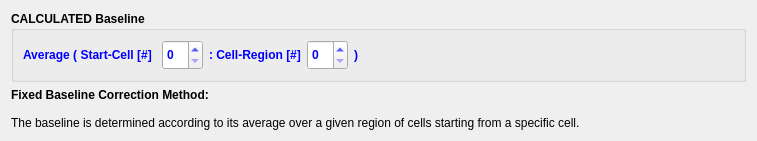
                        <widget class="QWidget" name="page">
                         <layout class="QVBoxLayout" name="verticalLayout_45">
                          <item>
                           <widget class="QGroupBox" name="groupBox_14">
                            <property name="font">
                             <font>
                              <weight>75</weight>
                              <bold>true</bold>
                             </font>
                            </property>
                            <property name="title">
                             <string>CALCULATED Baseline</string>
                            </property>
                            <layout class="QHBoxLayout" name="horizontalLayout_31">
                             <item>
                              <widget class="QLabel" name="label_82">
                               <property name="font">
                                <font>
                                 <weight>75</weight>
                                 <bold>true</bold>
                                </font>
                               </property>
                               <property name="styleSheet">
                                <string notr="true">color: blue</string>
                               </property>
                               <property name="text">
                                <string>Average ( Start-Cell [#] </string>
                               </property>
                              </widget>
                             </item>
                             <item>
                              <widget class="QSpinBox" name="spinBox_baseLineStartCell_A">
                               <property name="minimumSize">
                                <size>
                                 <width>0</width>
                                 <height>30</height>
                                </size>
                               </property>
                               <property name="font">
                                <font>
                                 <weight>75</weight>
                                 <bold>true</bold>
                                </font>
                               </property>
                               <property name="styleSheet">
                                <string notr="true">color: blue</string>
                               </property>
                              </widget>
                             </item>
                             <item>
                              <widget class="QLabel" name="label_130">
                               <property name="font">
                                <font>
                                 <weight>75</weight>
                                 <bold>true</bold>
                                </font>
                               </property>
                               <property name="styleSheet">
                                <string notr="true">color: blue</string>
                               </property>
                               <property name="text">
                                <string>: Cell-Region [#]</string>
                               </property>
                              </widget>
                             </item>
                             <item>
                              <widget class="QSpinBox" name="spinBox_baseLine_region_A">
                               <property name="minimumSize">
                                <size>
                                 <width>0</width>
                                 <height>30</height>
                                </size>
                               </property>
                               <property name="font">
                                <font>
                                 <weight>75</weight>
                                 <bold>true</bold>
                                </font>
                               </property>
                               <property name="styleSheet">
                                <string notr="true">color: blue</string>
                               </property>
                              </widget>
                             </item>
                             <item>
                              <widget class="QLabel" name="label_145">
                               <property name="font">
                                <font>
                                 <weight>75</weight>
                                 <bold>true</bold>
                                </font>
                               </property>
                               <property name="styleSheet">
                                <string notr="true">color: blue</string>
                               </property>
                               <property name="text">
                                <string>)</string>
                               </property>
                              </widget>
                             </item>
                             <item>
                              <spacer name="horizontalSpacer_23">
                               <property name="orientation">
                                <enum>Qt::Horizontal</enum>
                               </property>
                               <property name="sizeHint" stdset="0">
                                <size>
                                 <width>376</width>
                                 <height>20</height>
                                </size>
                               </property>
                              </spacer>
                             </item>
                            </layout>
                           </widget>
                          </item>
                          <item>
                           <widget class="QLabel" name="label_156">
                            <property name="text">
                             <string>&lt;b&gt;Fixed Baseline Correction Method:&lt;/b&gt;&lt;br&gt;&lt;br&gt;The baseline is determined according to its average over a given region of cells starting from a specific cell.  </string>
                            </property>
                           </widget>
                          </item>
                         </layout>
                        </widget>
